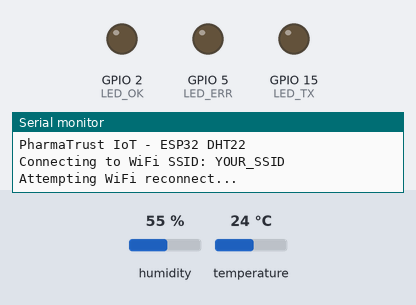
Bench run of a sketch on a simulated ESP32. Shown: output pins drawn as LEDs (lit = HIGH), the last lines printed to the serial monitor. Inputs (shaded band) come from the test bench; at power-on: humidity 55 %, temperature 24 °C. WiFi joins after 1.5 s; servers stay silent unless stated; uploads are accepted with an empty reply.

Above: at 2.3 s.
At 3.7 s:
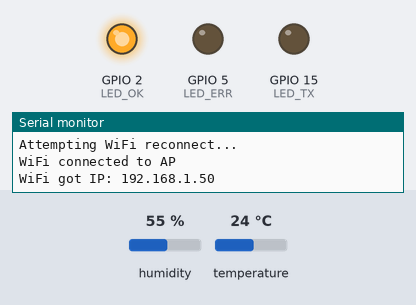
At 30.14 s:
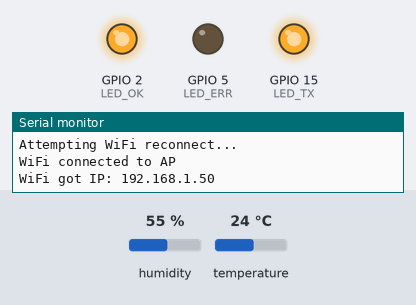
At 120.17 s:
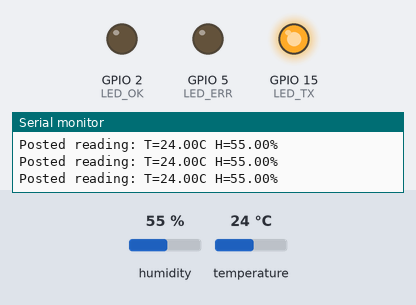
Timing chart, 0 to 121.9 s (numbered marks = the images above):
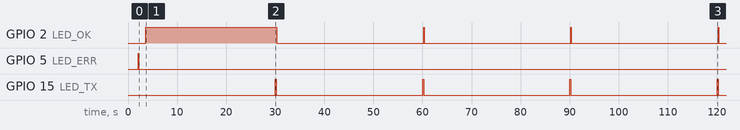

The sketch:

PharmaTrust_IoT.ino
```cpp
#include <WiFi.h>
#include <HTTPClient.h>
#include <ArduinoJson.h>
#include <DHT.h>

// ====== Configuration ======
// WiFi credentials
const char* WIFI_SSID = "YOUR_SSID";
const char* WIFI_PASSWORD = "YOUR_PASSWORD";

// Gateway host and endpoint (Docker maps port 3000 → NGINX)
const char* GATEWAY_HOST = "http://192.168.1.100:3000"; // change to your machine IP if needed
const char* IOT_POST_PATH = "/api/iot/readings";       // proxied to IoT service /readings
const char* IOT_HEALTH_PATH = "/api/iot/health";       // proxied to IoT service /health

// Device/Batch identifiers
const char* DEVICE_ID = "DHT22_001";
const char* DEFAULT_BATCH_ID = "BATCH_DEFAULT";

// Posting interval (ms)
const unsigned long POST_INTERVAL_MS = 30000UL; // 30 seconds

// DHT sensor configuration
#define DHTPIN 4       // GPIO where DHT is connected
#define DHTTYPE DHT22  // DHT 22 (AM2302)
DHT dht(DHTPIN, DHTTYPE);

// LED indicators (use built-in LED if board supports)
const int LED_OK = 2;     // OK/connected indicator
const int LED_TX = 15;    // Transmit activity
const int LED_ERR = 5;    // Error indicator

// Validation thresholds
const float TEMP_MIN_VALID = -40.0;
const float TEMP_MAX_VALID = 80.0;
const float HUM_MIN_VALID = 0.0;
const float HUM_MAX_VALID = 100.0;

// Retry configuration
const int MAX_RETRIES = 3;
const unsigned long RETRY_BACKOFF_MS = 2000UL; // exponential backoff base
const unsigned long WIFI_RECONNECT_BASE_MS = 2000UL; // WiFi reconnect backoff base
const unsigned long WIFI_RECONNECT_MAX_MS = 30000UL; // cap backoff at 30s
const uint16_t HTTP_TIMEOUT_MS = 8000; // http read timeout

unsigned long lastPostMs = 0;
unsigned long lastWifiAttemptMs = 0;
unsigned long currentWifiBackoffMs = WIFI_RECONNECT_BASE_MS;

// ====== Utilities ======
void setLed(int pin, bool on) {
  pinMode(pin, OUTPUT);
  digitalWrite(pin, on ? HIGH : LOW);
}

void blink(int pin, int times, int delayMs) {
  for (int i = 0; i < times; i++) {
    setLed(pin, true);
    delay(delayMs);
    setLed(pin, false);
    delay(delayMs);
  }
}

bool isReadingValid(float temperature, float humidity) {
  if (isnan(temperature) || isnan(humidity)) return false;
  if (temperature < TEMP_MIN_VALID || temperature > TEMP_MAX_VALID) return false;
  if (humidity < HUM_MIN_VALID || humidity > HUM_MAX_VALID) return false;
  return true;
}

bool httpGet(const String& url) {
  HTTPClient http;
  http.setReuse(false);
  http.setTimeout(HTTP_TIMEOUT_MS);
  http.begin(url);
  int code = http.GET();
  http.end();
  return code > 0 && code >= 200 && code < 400;
}

bool postReading(const String& url, const char* batchId, float temperature, float humidity) {
  StaticJsonDocument<256> doc;
  doc["batchId"] = batchId;
  doc["deviceId"] = DEVICE_ID;
  doc["temperature"] = temperature;
  doc["humidity"] = humidity;

  String payload;
  serializeJson(doc, payload);

  HTTPClient http;
  http.setReuse(false);
  http.setTimeout(HTTP_TIMEOUT_MS);
  http.begin(url);
  http.addHeader("Content-Type", "application/json");

  int code = http.POST(payload);
  http.end();
  return code > 0 && code >= 200 && code < 400;
}

void onWiFiEvent(WiFiEvent_t event) {
  switch (event) {
    case ARDUINO_EVENT_WIFI_STA_CONNECTED:
      Serial.println("WiFi connected to AP");
      break;
    case ARDUINO_EVENT_WIFI_STA_GOT_IP:
      Serial.print("WiFi got IP: ");
      Serial.println(WiFi.localIP());
      setLed(LED_OK, true);
      setLed(LED_ERR, false);
      currentWifiBackoffMs = WIFI_RECONNECT_BASE_MS; // reset backoff on success
      break;
    case ARDUINO_EVENT_WIFI_STA_DISCONNECTED:
      Serial.println("WiFi disconnected");
      setLed(LED_OK, false);
      setLed(LED_ERR, true);
      WiFi.reconnect();
      break;
    default:
      break;
  }
}

void connectWiFi() {
  WiFi.persistent(false); // avoid flash writes
  WiFi.mode(WIFI_STA);
  WiFi.setSleep(false);
  static bool eventRegistered = false;
  if (!eventRegistered) {
    WiFi.onEvent(onWiFiEvent);
    eventRegistered = true;
  }
  Serial.print("Connecting to WiFi SSID: ");
  Serial.println(WIFI_SSID);
  WiFi.begin(WIFI_SSID, WIFI_PASSWORD);
}

void ensureWiFiConnected() {
  if (WiFi.status() == WL_CONNECTED) return;
  unsigned long now = millis();
  if (now - lastWifiAttemptMs >= currentWifiBackoffMs) {
    lastWifiAttemptMs = now;
    Serial.println("Attempting WiFi reconnect...");
    WiFi.disconnect(true);
    delay(100);
    WiFi.begin(WIFI_SSID, WIFI_PASSWORD);
    // Exponential backoff with cap
    currentWifiBackoffMs = currentWifiBackoffMs < WIFI_RECONNECT_MAX_MS
      ? min(WIFI_RECONNECT_MAX_MS, currentWifiBackoffMs << 1)
      : WIFI_RECONNECT_MAX_MS;
    blink(LED_ERR, 1, 120);
  }
}

bool checkServiceHealth() {
  String url = String(GATEWAY_HOST) + String(IOT_HEALTH_PATH);
  return httpGet(url);
}

void setup() {
  pinMode(LED_OK, OUTPUT);
  pinMode(LED_TX, OUTPUT);
  pinMode(LED_ERR, OUTPUT);
  setLed(LED_OK, false);
  setLed(LED_TX, false);
  setLed(LED_ERR, false);

  Serial.begin(115200);
  delay(1000);
  Serial.println("PharmaTrust IoT - ESP32 DHT22");

  dht.begin();
  connectWiFi();

  // Optional: initial service health check
  if (WiFi.status() == WL_CONNECTED) {
    bool ok = checkServiceHealth();
    if (!ok) {
      Serial.println("IoT service health check failed");
      blink(LED_ERR, 2, 200);
    } else {
      Serial.println("IoT service reachable");
    }
  }
}

void loop() {
  // Reconnect WiFi if needed
  ensureWiFiConnected();

  unsigned long now = millis();
  if (now - lastPostMs >= POST_INTERVAL_MS) {
    lastPostMs = now;

    float h = dht.readHumidity();
    float t = dht.readTemperature(); // Celsius

    if (!isReadingValid(t, h)) {
      Serial.println("Invalid sensor reading; skipping post");
      blink(LED_ERR, 1, 150);
      return;
    }

    // Build URL
    String url = String(GATEWAY_HOST) + String(IOT_POST_PATH);

    bool success = false;
    for (int attempt = 0; attempt < MAX_RETRIES && !success; attempt++) {
      setLed(LED_TX, true);
      success = postReading(url, DEFAULT_BATCH_ID, t, h);
      setLed(LED_TX, false);

      if (!success) {
        Serial.print("Post failed, attempt ");
        Serial.println(attempt + 1);
        blink(LED_ERR, 1, 100);
        unsigned long backoff = RETRY_BACKOFF_MS << attempt; // 2^attempt * base
        delay(backoff);
      }
    }

    if (success) {
      Serial.print("Posted reading: T=");
      Serial.print(t);
      Serial.print("C H=");
      Serial.print(h);
      Serial.println("%");
      blink(LED_OK, 1, 80);
    } else {
      Serial.println("Failed to post after retries");
      blink(LED_ERR, 2, 120);
    }
  }

  delay(50);
}
```

Measured:
- by itself, GPIO 2 (LED_OK): repeats every 30.0 s: LOW 29.9 s, HIGH 0.08 s
- by itself, GPIO 5 (LED_ERR): LOW → HIGH at 2.1 s, → LOW 0.12 s later
- by itself, GPIO 15 (LED_TX): alternates HIGH for 0.20 s and LOW for 29.8 s
